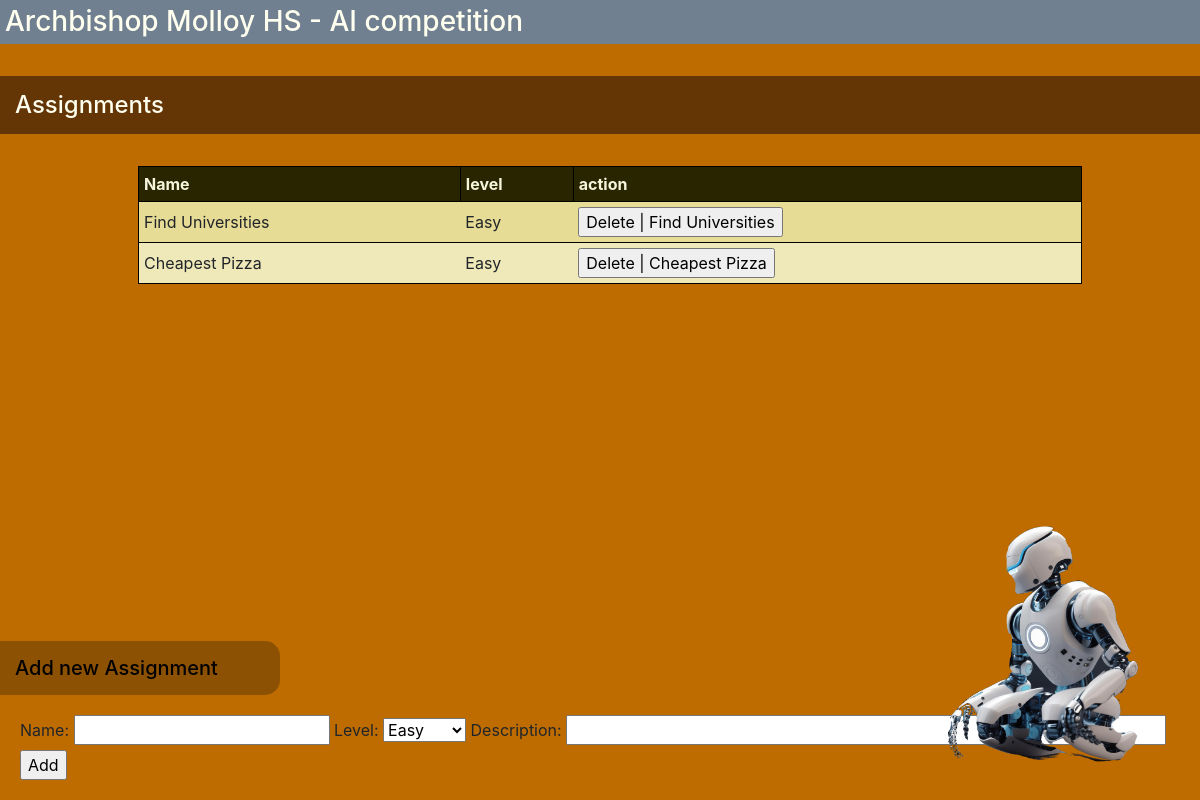
/admin, run on an earlier commit of the app's database.
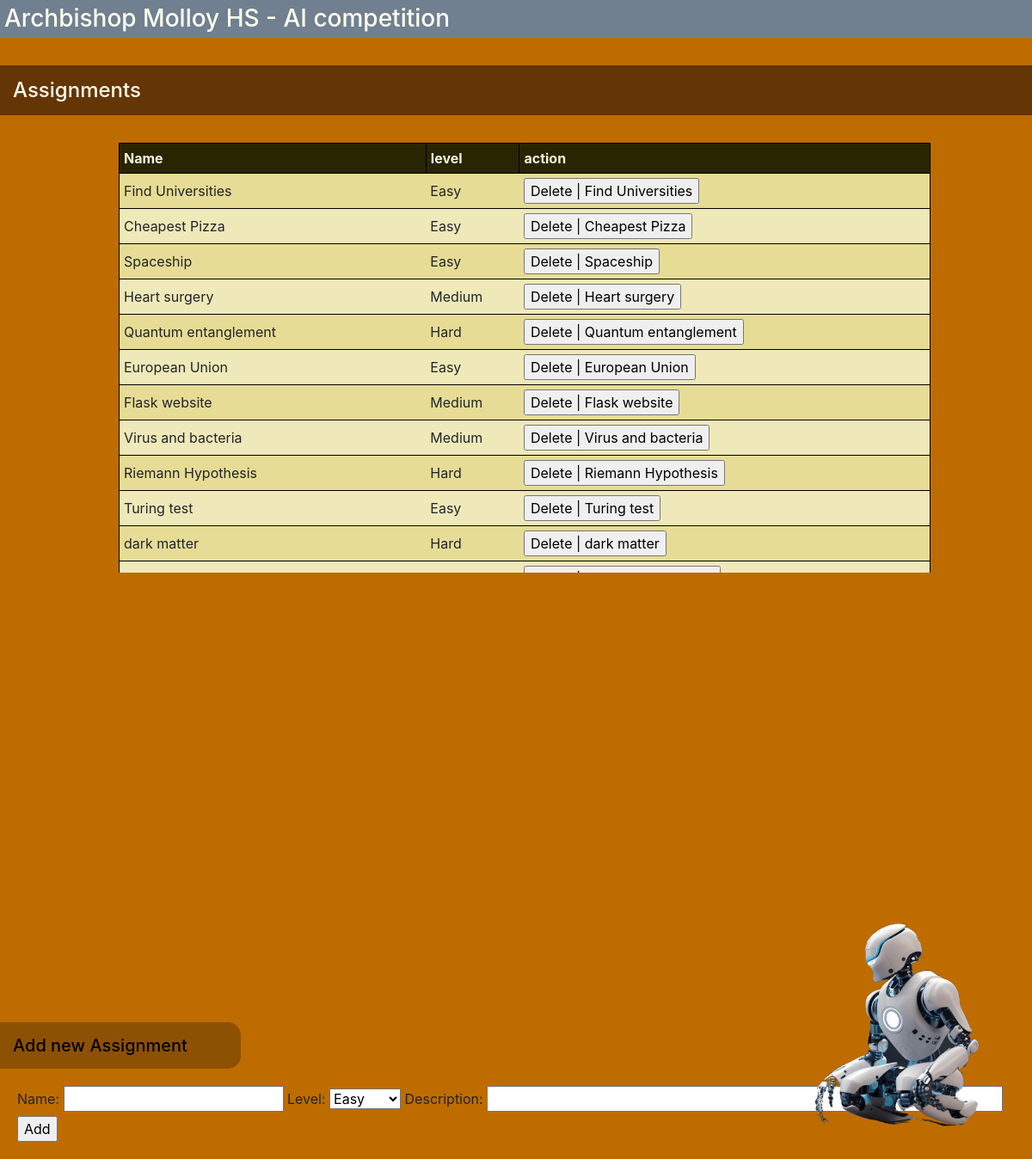
And on a later commit of the database.
### tables this page shows
CREATE TABLE assignments (id INTEGER PRIMARY KEY AUTOINCREMENT, name TEXT, description TEXT, level TEXT);

### flask_app.py (the view, shortened to what this page needs)
@app.route('/admin', methods=['GET', 'POST'])
def admin():
    assignments = get_assignments()
    return render_template('admin.html', assignments=assignments)

### db.py (called while the page is built)
def get_db():
    if 'db' not in g:
        g.db = sqlite3.connect('mydatabase.db')
        g.db.row_factory = sqlite3.Row
    return g.db

def get_assignments():
    db = get_db()
    cursor = db.cursor()
    cursor.execute("SELECT * FROM assignments")
    assignments = cursor.fetchall()
    return assignments

### templates/admin.html (shortened to what this page needs)
{% extends 'layout.html' %}
{% block content %}
    <h3>Archbishop Molloy HS - AI competition</h3>
    <br>
    <h4>Assignments</h4>
    <br>
    <div class="list">
        <form class="indent20" action="{{ url_for('admin') }}" method="post">
            <table>
                <tr><th>Name</th><th>level</th><th>action</th></tr>
                {% for a in assignments %}
                    <tr>
                        <td title="{{ a.description }}">{{ a.name }}</td>
                        <td>{{ a.level }}</td>
                        <td><input type="submit" value="Delete | {{ a.name }}" name="action"></td>
                    </tr>
                {% endfor %}
            </table>
        </form>
    </div>
    <br>
    <div class="add_new">
        <h5>Add new Assignment</h5>
        <form class="indent20" action="{{ url_for('admin') }}" method="post">
            <label for="name">Name:</label>
            <input type="text" name="name" id="name">
            <label for="level">Level:</label>
            <select id="level" name="level">
                <option value="Easy">Easy</option>
            </select>
            <label for="description">Description:</label>
            <input type="text" name="description" style="width: 600px;" id="description">
            <input type="submit" value="Add" name="action" >
        </form>
    </div>
    {% endblock %}

### templates/layout.html (shortened to what this page needs)
<!doctype html>
<html>
    <head>
        <link rel="stylesheet" href="https://stackpath.bootstrapcdn.com/bootstrap/4.5.0/css/bootstrap.min.css">
        <link rel ="stylesheet" href="{{url_for('static', filename='stylesheets/layout.css')}}">
    </head>
    <body>
        {% block content %}
        {% endblock %}
        <img width="300px" class="sticky" src="{{url_for('static', filename='img/Robot_01_no_bg.png')}}" alt="robot" class="logo">
    </body>
</html>

### static/stylesheets/layout.css (style rules this page uses)
body { background-color: #be6c00; background-image: url(https://i.imgur.com/x8JbAe0.png); background-size: cover; }
h1, h2, h3, h6 { color: ivory; background-color: slategrey; padding: 5px; }
h4 { color: ivory; background-color: rgb(100, 53, 5); padding: 15px; }
h5 { color: black; background-color:#8d5104; width: 280px; padding: 15px; margin-bottom: 20px; border-radius: 0px 15px 15px 0px; }
.indent20 { margin-left: 20px; }
table { border: 1px solid black; border-collapse: collapse; width: 80%; margin: auto; }
tr { border: 1px solid black; }
tr:nth-child(even) { background-color: #e6dc95; }
tr:nth-child(odd) { background-color: #efe9b9; }
th { border: 1px solid black; background-color: #2a2501; color:beige; }
th,td { padding: 5px; }
.sticky { position: absolute; right: 0px; bottom: 0px; }
.add_new { position: absolute; bottom: 20px; }
.list { height: 500px; overflow-y:scroll }

What changed in the data, as far as the page shows it:
added assignments: name "Spaceship", level "Easy", action "Delete | Spaceship"
added assignments: name "Heart surgery", level "Medium", action "Delete | Heart surgery"
added assignments: name "Quantum entanglement", level "Hard", action "Delete | Quantum entanglement"
added assignments: name "European Union", level "Easy", action "Delete | European Union"
added assignments: name "Flask website", level "Medium", action "Delete | Flask website"
added assignments: name "Virus and bacteria", level "Medium", action "Delete | Virus and bacteria"
added assignments: name "Riemann Hypothesis", level "Hard", action "Delete | Riemann Hypothesis"
added assignments: name "Turing test", level "Easy", action "Delete | Turing test"
added assignments: name "dark matter", level "Hard", action "Delete | dark matter"
added assignments: action "Delete | Age of the Universe"
